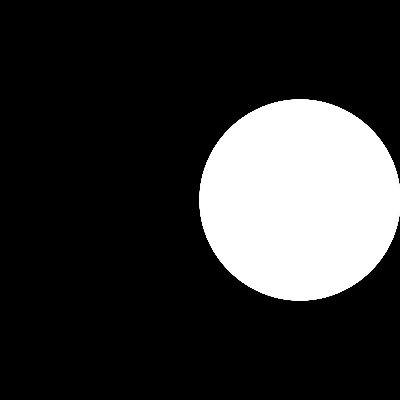
Frame 1 (no input)
Frame 60 (no input): identical to frame 1, image omitted
Frame 120 (the mouse pressed at the canvas centre since frame 60): identical to frame 1, image omitted

The p5.js sketch that drew this single still picture (run headless with seeded random() and noise() and a simulated clock; from frame 60 on, the mouse is pressed at the canvas centre):

// p5.js sketch
// ── sketch.js
let k;
let d = 8;
let n = 5;
let sliderD;
let sliderN;

function setup() {
  createCanvas(400, 400);
  sliderD = createSlider(1, 10, 5, 0.1);
  sliderN = createSlider(1, 10, 5, 0.1);
}

function draw() {
  background(0);
  d = sliderD.value();
  n = sliderN.value();
  k = n / d;
  translate(width / 2, height / 2);
  //fill(255);

  beginShape();
  stroke(255);
  strokeWeight(1);
  for (let a = 0; a < TWO_PI * d; a += 0.02) {
    let r = 200 * cos(k * a);
    let x = r * cos(a);
    let y = r * sin(a);
    vertex(x, y);
  }
  endShape();
}

/*
Website
http://nexusbug.com/

github Repo
https://github.com/nexusbug/Code_365

About
Doing a challenge, coding three sixty five
There I hop on the train of Mr. Shiffman
And code along rainbow colored railway
One video each day, keeps the gray away

Coding Train
Daniel Shiffman
https://www.youtube.com/user/shiffman/
https://www.patreon.com/codingtrain

Framework
p5js - A beautiful Javascript library
https://p5js.org/

this.day
79th
2017 November 11

this.video
Coding Challenge #55: Mathematical Rose Patterns
https://youtu.be/f5QBExMNB1I
*/
